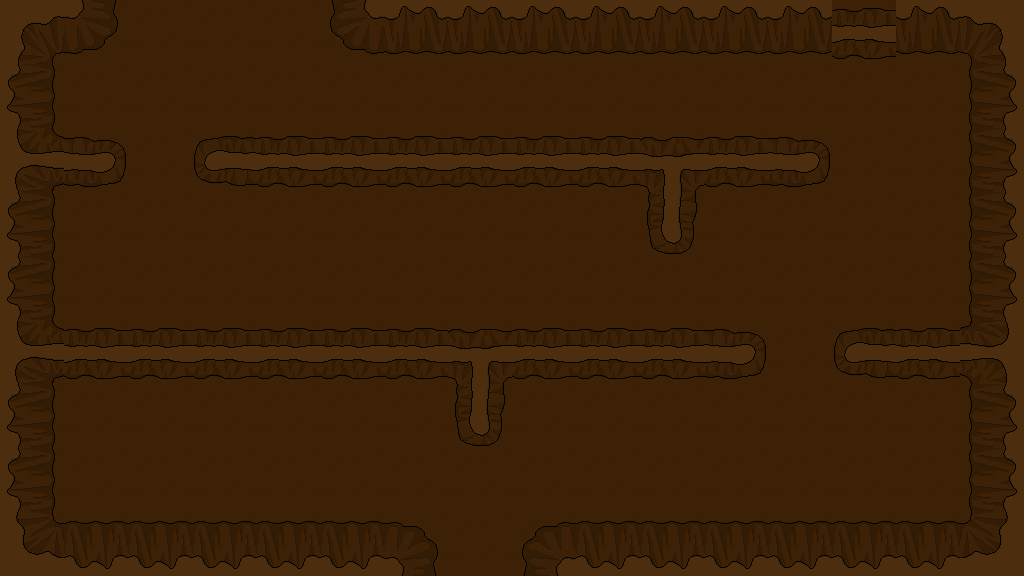

The image is a tile-based game level rendered from a .tmx file. Its description and complete source (layers, tilesets, objects, tile grids) follow:
An orthogonal 16x9 tile map with 64x64 px tiles, 1 tile layer (Tile Layer 1).

<map version="1.0" orientation="orthogonal" width="16" height="9" tilewidth="64" tileheight="64">
 <tileset firstgid="1" name="backgroundTiles" tilewidth="64" tileheight="64">
  <image source="../backgroundTiles.png" width="12480" height="64" />
 </tileset>
 <layer name="Tile Layer 1" width="16" height="9">
  <data encoding="csv">
151,154,6,6,6,157,11,11,11,11,11,11,11,173,11,153,
158,6,6,6,6,6,6,6,6,6,6,6,6,6,6,14,
187,185,6,170,173,173,173,173,173,173,174,173,185,6,6,14,
158,6,6,6,6,6,6,6,6,6,176,6,6,6,6,161,
158,6,6,6,6,6,6,6,6,6,6,6,6,6,6,161,
187,173,173,173,173,173,173,174,173,173,173,185,6,170,173,186,
158,6,6,6,6,6,6,176,6,6,6,6,6,6,6,14,
158,6,6,6,6,6,6,6,6,6,6,6,6,6,6,14,
159,160,160,160,160,160,155,6,156,160,160,160,160,160,160,162
</data>
 </layer>
</map>
